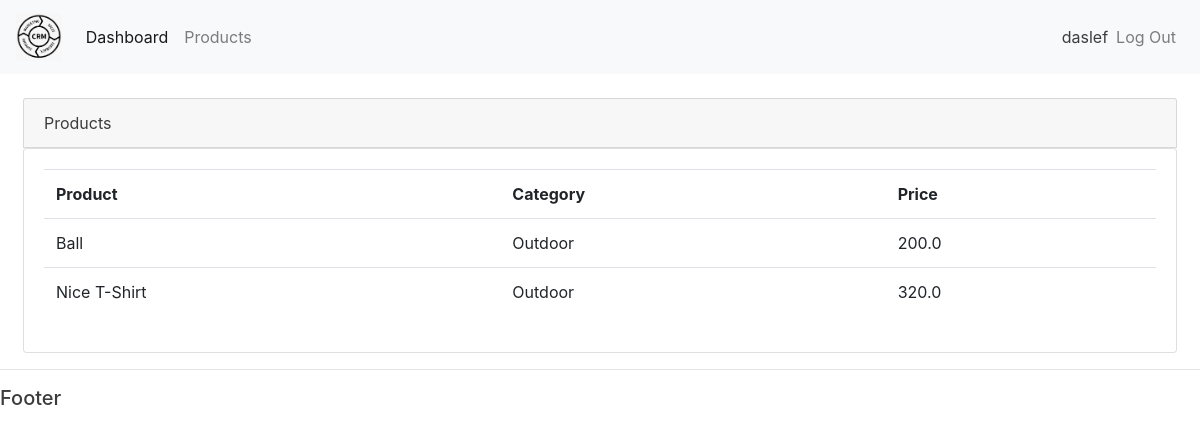
Screenshot of /products/ (signed in) with the database file from the repository.
### accounts/models.py (models this page shows, shortened)
class Product(models.Model):
    CATEGORY = (
        ('Indoor', 'Indoor'),
        ('Outdoor', 'Outdoor')
    )
    name = models.CharField(max_length=60, null=True)
    price = models.FloatField(null=True)
    category = models.CharField(max_length=10, null=True, choices=CATEGORY)
    description = models.CharField(max_length=200, null=True, blank=True)
    date_created = models.DateTimeField(auto_now_add=True)
    tags = models.ManyToManyField('Tag')

### accounts/views.py (the view)
# urls.py: path('products/', views.products, name='products'),
@login_required(login_url='login')
def products(request):
    products = Product.objects.all()
    return render(request, 'accounts/products.html', {'products': products})

### accounts/templates/accounts/products.html
{% extends 'accounts/main.html' %}
{% block content %}
<div class="row mx-2">
    <div class="col-md">
        <div class="card card-header">
            Products
        </div>
        <div class="card card-body">
            <table class="table">
                <tr>
                    <th>Product</th>
                    <th>Category</th>
                    <th>Price</th>
                </tr>
                {% for product in products %}
                <tr>
                    <td>{{ product.name }}</td>
                    <td>{{ product.category }}</td>
                    <td>{{ product.price }}</td>
                </tr>
                {% endfor %}
            </table>
        </div>
    </div>
</div>
{% endblock %}

### accounts/templates/accounts/navbar.html (shortened to what this page needs)
{% load static %}
<nav class="navbar navbar-expand-lg navbar-light bg-light">
    <a class="navbar-brand" href="{% url 'home' %}">
        <img src="{% static 'images/logo.png' %}" alt="logo">
    </a>
    <div class="collapse navbar-collapse justify-content-between" id="navbarNavAltMarkup">
      <div class="navbar-nav">
        <a class="nav-item nav-link active" href="/">Dashboard <span class="sr-only">(current)</span></a>
        <a class="nav-item nav-link" href="{% url 'products' %}">Products</a>
      </div>
      <div class="navbar-nav align-items-center">
        <span>{{ request.user }}</span>
        <a href="{% url 'logout' %}" class="nav-item nav-link">Log Out</a>
      </div>
    </div>
  </nav>
<br>

### static/css/main.css (style rules this page uses)
body { color: rgb(60, 60, 60); }
a.navbar-brand img { height: 48px; }

### rows the page displays
Product: name "Ball", category "Outdoor", price "200.0"
Product: name "Nice T-Shirt", category "Outdoor", price "320.0"

### other values shown
{{ request.user }} "daslef"
